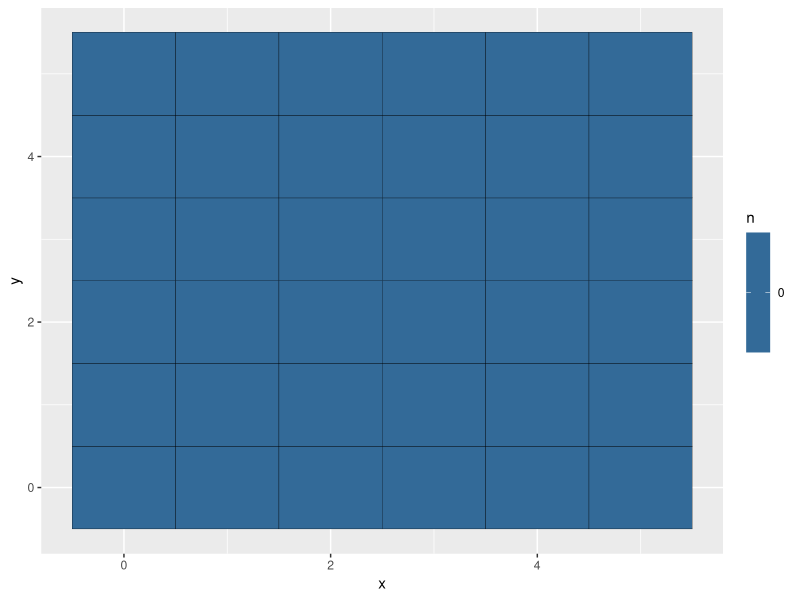

This figure's R source:
## ---- chunk 1
library(dplyr)
library(tidyverse)
## ---- chunk 2
grid_dimineions  <- seq(0,5)

expand.grid(x = grid_dimineions, y = grid_dimineions) -> grid

grid %>% unite(coordinates, c(x,y), sep = ',', remove = FALSE) %>% 
  mutate(d = 0.4, b = 0.8, e = 0.2, i = 0.4, n = 0 )-> grid

## ---- chunk 3

eqation_func <- function(n, b, d, i, e){
  return(n+b*n - d*n + i*n - e*n)
}

## ---- chunk 4
emmigrants_int <- grid
for(i in 1:nrow(grid)){
   emmigrants_int$n = grid$n[i] * grid$e[i]
}

emmigrants <- emmigrants_int %>% select(coordinates,x ,y, n)
## ---- chunk 5
simulator <- function(data){
  next_ns <- NULL
  for(i in 1:nrow(data)){
    next_ns[i] = eqation_func(data$n[i], data$b[i], data$d[i], data$i[i], data$e[i])
  }
  result <- data.frame(data |> mutate(n = next_ns))
  return(result)
}

## ---- chunk 6
simulator(data = grid) %>% ggplot(aes(x = x, y = y, fill = n)) +
  geom_tile(colour = "black")
## ---- chunk 7
euclidean_distance <- function(x1, x2, y1, y2){
  return(sqrt(((x2 - x1)^2 + (y2 - y1)^2)))
}
euclidean_distance(0, 0, 1, 0)
